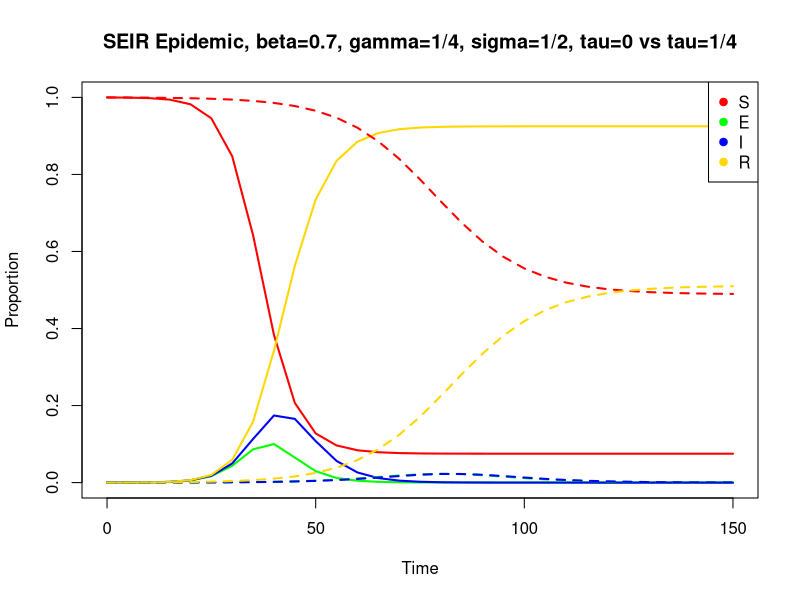
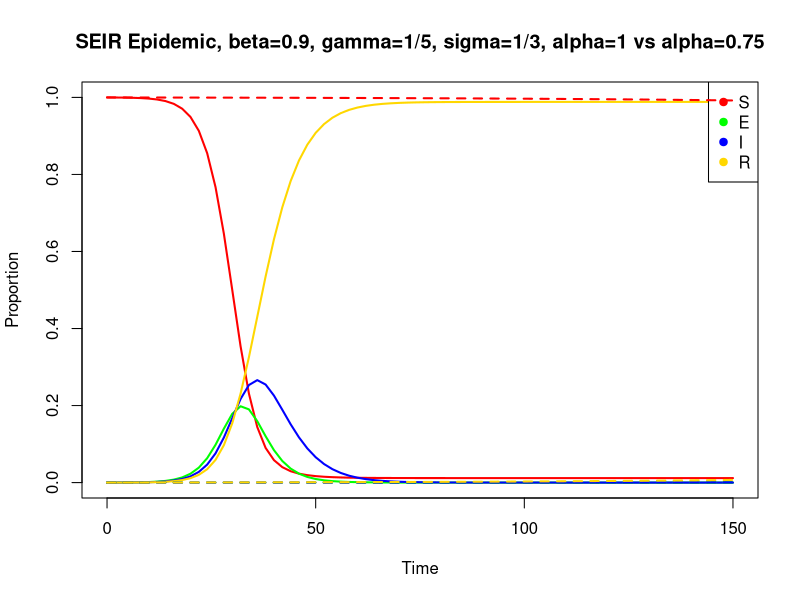
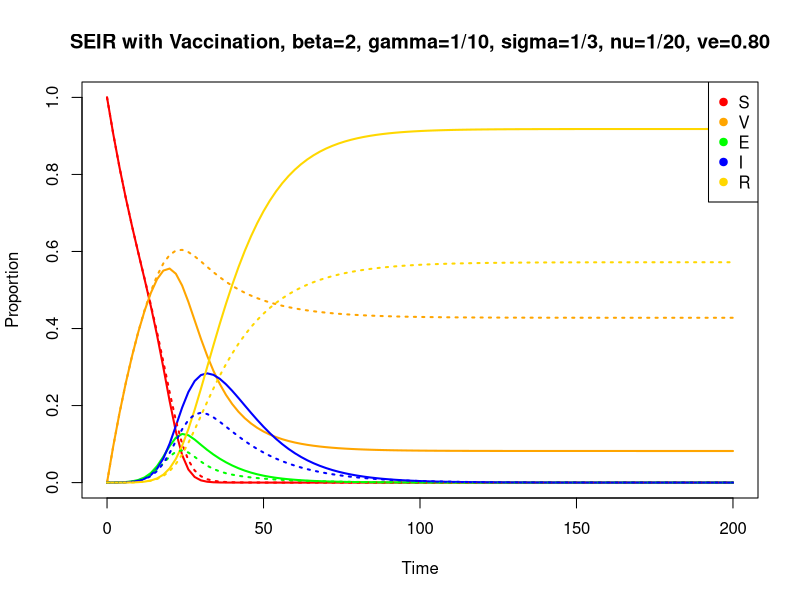

The R source for these figures, in order:
#############################################
# Week 2, Day 3 Modeling Workshop
# Modeling Interventions
#############################################

#load our package
library(deSolve)

##################################################SEIR model with txt
#here is our function to represent a closed SEIR model
#where we are treating some infected individuals
seir.model.txt <- function (t, x, params) {    #here we begin a function with three arguments
    S <- x[1]                               #create local variable S, the first element of x
    E <- x[2]
    I <- x[3]                               #create local variable I
    R <- x[4]                               #create local variable R
    with(                                   #we can simplify code using "with"
        as.list(params),                   #this argument to "with" lets us use the variable names
        {                                  #the system of rate equations
            dS <- -beta*S*I
            dE <- beta*S*I-sigma*E
            dI <- sigma*E-(gamma+tau)*I
            dR <- (gamma+tau)*I
            dx <- c(dS,dE,dI,dR)                #combine results into a single vector dx
            list(dx)                         #return result as a list
        }
    )
}

times <- seq(0,150,by=5)                    #function seq returns a sequence
params <- c(beta=0.7,gamma=1/4,sigma=1/2,tau=0) #set tau to 0 (no treatment)       
xstart <- c(S=9999/10000,E=0,I=1/10000,R=0)     #initial conditions

out <- as.data.frame(lsoda(xstart,times,seir.model.txt,params))  #result stored in dataframe

plot(NA,NA,xlab="Time",ylab="Proportion",main="SEIR Epidemic, beta=0.7, gamma=1/4, sigma=1/2, tau=0 vs tau=1/4",
     ylim=c(0,1),xlim=c(0,150))
lines(out$time,out$S,col="red",lwd=2)
lines(out$time,out$E,col="green",lwd=2)
lines(out$time,out$I,col="blue",lwd=2)
lines(out$time,out$R,col="gold",lwd=2)
legend("topright",pch=19,c("S","E","I","R"),col=c("red","green","blue","gold"))

times <- seq(0,150,by=5)                    #function seq returns a sequence
params <- c(beta=0.7,gamma=1/4,sigma=1/2,tau=1/4) #now some are treated       
xstart <- c(S=9999/10000,E=0,I=1/10000,R=0)     #initial conditions

out2 <- as.data.frame(lsoda(xstart,times,seir.model.txt,params))  #result stored in dataframe

lines(out2$time,out2$S,col="red",lwd=2,lty=2)
lines(out2$time,out2$E,col="green",lwd=2,lty=2)
lines(out2$time,out2$I,col="blue",lwd=2,lty=2)
lines(out2$time,out2$R,col="gold",lwd=2,lty=2)

#what is the reduction in the total number infected with this treatment?
max(out$R)
max(out2$R)
max(out$R)*10000-max(out2$R)*10000





########################################################social distancing
#here is our function to represent a closed SEIR model
#where we are reducing transmission
seir.model.sd <- function (t, x, params) {    #here we begin a function with three arguments
    S <- x[1]                               #create local variable S, the first element of x
    E <- x[2]
    I <- x[3]                               #create local variable I
    R <- x[4]                               #create local variable R
    with(                                   #we can simplify code using "with"
        as.list(params),                   #this argument to "with" lets us use the variable names
        {                                  #the system of rate equations
            dS <- -alpha*beta*S*I
            dE <- alpha*beta*S*I-sigma*E
            dI <- sigma*E-gamma*I
            dR <- gamma*I
            dx <- c(dS,dE,dI,dR)                #combine results into a single vector dx
            list(dx)                         #return result as a list
        }
    )
}

times <- seq(0,150,by=2)                    #function seq returns a sequence
params <- c(beta=0.9,gamma=1/5,sigma=1/3,alpha=1) #set alpha to 1 (normal transmission)       
xstart <- c(S=9999/10000,E=0,I=1/10000,R=0)     #initial conditions

out <- as.data.frame(lsoda(xstart,times,seir.model.sd,params))  #result stored in dataframe

plot(NA,NA,xlab="Time",ylab="Proportion",main="SEIR Epidemic, beta=0.9, gamma=1/5, sigma=1/3, alpha=1 vs alpha=0.75",
     ylim=c(0,1),xlim=c(0,150))
lines(out$time,out$S,col="red",lwd=2)
lines(out$time,out$E,col="green",lwd=2)
lines(out$time,out$I,col="blue",lwd=2)
lines(out$time,out$R,col="gold",lwd=2)
legend("topright",pch=19,c("S","E","I","R"),col=c("red","green","blue","gold"))

times <- seq(0,150,by=2)                    #function seq returns a sequence
params <- c(beta=0.9,gamma=1/5,sigma=1/3,alpha=0.25) #now contact is reduced      
xstart <- c(S=9999/10000,E=0,I=1/10000,R=0)     #initial conditions

out2 <- as.data.frame(lsoda(xstart,times,seir.model.sd,params))  #result stored in dataframe

lines(out2$time,out2$S,col="red",lwd=2,lty=2)
lines(out2$time,out2$E,col="green",lwd=2,lty=2)
lines(out2$time,out2$I,col="blue",lwd=2,lty=2)
lines(out2$time,out2$R,col="gold",lwd=2,lty=2)

#how much would we need to reduce transmission to eliminate the epidemic?#
max(out$R)
max(out2$R)




########################################################vaccination
#here is our function to represent a closed SEIR model
#where we are modeling a vaccinated group of people
#and the vaccine is gives partial immunity
seir.model.vac <- function (t, x, params) {    #here we begin a function with three arguments
    S <- x[1]                               #create local variable S, the first element of x
    V <- x[2]                               #local variable V
    E <- x[3]
    I <- x[4]                               #create local variable I
    R <- x[5]                               #create local variable R
    with(                                   #we can simplify code using "with"
        as.list(params),                   #this argument to "with" lets us use the variable names
        {                                  #the system of rate equations
            dS <- -beta*S*I-nu*S
            dV <- nu*S-beta*(1-ve)*V*I
            dE <- beta*S*I+beta*(1-ve)*V*I-sigma*E
            dI <- sigma*E-gamma*I
            dR <- gamma*I
            dx <- c(dS,dV,dE,dI,dR)          #combine results into a single vector dx
            list(dx)                         #return result as a list
        }
    )
}

#this requires us to add a new compartment V
#and two new parameters, nu and ve
#nu is the vaccination rate among susceptibles
#ve is the vaccine efficacy
#V are vaccinated people

#what would the diagram for the model look like?



times <- seq(0,200,by=2)                    #function seq returns a sequence
params <- c(beta=1.5,gamma=1/10,sigma=1/3,nu=1/20,ve=0.85) #set alpha to 1 (normal transmission)       
xstart <- c(S=9999/10000,V=0,E=0,I=1/10000,R=0)     #initial conditions

out <- as.data.frame(lsoda(xstart,times,seir.model.vac,params))  #result stored in dataframe

params <- c(beta=1.5,gamma=1/10,sigma=1/3,nu=1/10,ve=0.85) #set alpha to 1 (normal transmission)
out2 <- as.data.frame(lsoda(xstart,times,seir.model.vac,params))  #result stored in dataframe

params <- c(beta=1.5,gamma=1/10,sigma=1/3,nu=1/20,ve=0.95) #set alpha to 1 (normal transmission)
out3 <- as.data.frame(lsoda(xstart,times,seir.model.vac,params))  #result stored in dataframe

plot(NA,NA,xlab="Time",ylab="Proportion",main="SEIR with Vaccination, beta=2, gamma=1/10, sigma=1/3, nu=1/20, ve=0.80",
     ylim=c(0,1),xlim=c(0,200))
lines(out$time,out$S,col="red",lwd=2)
lines(out$time,out$V,col="orange",lwd=2)
lines(out$time,out$E,col="green",lwd=2)
lines(out$time,out$I,col="blue",lwd=2)
lines(out$time,out$R,col="gold",lwd=2)
legend("topright",pch=19,c("S","V","E","I","R"),col=c("red","orange","green","blue","gold"))

lines(out$time,out3$S,col="red",lwd=2,lty=3)
lines(out$time,out3$V,col="orange",lwd=2,lty=3)
lines(out$time,out3$E,col="green",lwd=2,lty=3)
lines(out$time,out3$I,col="blue",lwd=2,lty=3)
lines(out$time,out3$R,col="gold",lwd=2,lty=3)

#what proportion were infected by the end?
max(out$R)

#what if we increase the vaccination rate?
max(out2$R)

#what if we improve vaccine efficacy?
max(out3$R)

#which would have the bigger impact on reducing total infections?
